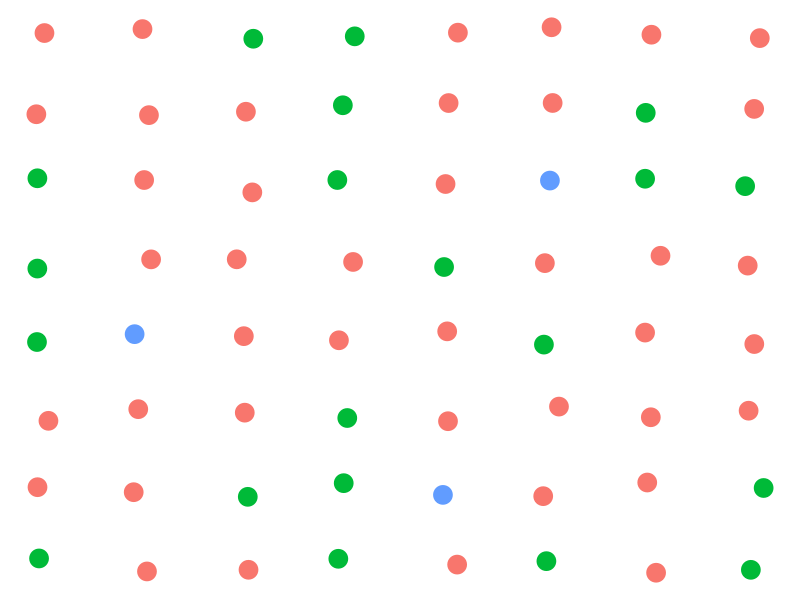

The R source for this figure:
## ---- chunk 1
#bookdown-demo_files/figure-html/unnamed-chunk-9-1.png ?
library(ggplot2)
library(tibble)
pts<- expand.grid(x = seq(2,16,2), y = seq(2,16,2), type = c("distractor"))
jittr<-.4
pts$x <- pts$x + runif(length(pts$x))*jittr-jittr/2
pts$y <- pts$y + runif(length(pts$y))*jittr-jittr/2
pts$type <- as.character(pts$type)
pts$type[c(1,4,6,8,11,12,13,16,20,25,26,30,33,37,41,44,47,48,52,55,59,60)] <- "distractor2"
pts$type[c(13,26,46)] <- "target"

ymin<-600; ymax<-2000
ggplot(pts,aes(x=x,y=y, color=type)) + geom_point(size=6)  +  theme_void() + theme(legend.position = "none")
#+ ylim(ymin,ymax)
